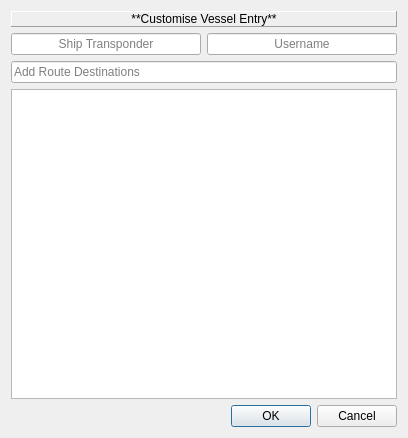
<?xml version="1.0" encoding="UTF-8"?>
<ui version="4.0">
 <class>Dialog</class>
 <widget class="QDialog" name="Dialog">
  <property name="geometry">
   <rect>
    <x>0</x>
    <y>0</y>
    <width>408</width>
    <height>438</height>
   </rect>
  </property>
  <property name="windowTitle">
   <string>Customise Ship Entry</string>
  </property>
  <property name="layoutDirection">
   <enum>Qt::LayoutDirection::LeftToRight</enum>
  </property>
  <layout class="QVBoxLayout" name="verticalLayout">
   <item>
    <widget class="QLabel" name="dialogDescriptorLabel">
     <property name="sizePolicy">
      <sizepolicy hsizetype="MinimumExpanding" vsizetype="Minimum">
       <horstretch>0</horstretch>
       <verstretch>0</verstretch>
      </sizepolicy>
     </property>
     <property name="layoutDirection">
      <enum>Qt::LayoutDirection::LeftToRight</enum>
     </property>
     <property name="frameShape">
      <enum>QFrame::Shape::Panel</enum>
     </property>
     <property name="frameShadow">
      <enum>QFrame::Shadow::Raised</enum>
     </property>
     <property name="lineWidth">
      <number>1</number>
     </property>
     <property name="midLineWidth">
      <number>0</number>
     </property>
     <property name="text">
      <string>**Customise Vessel Entry**</string>
     </property>
     <property name="textFormat">
      <enum>Qt::TextFormat::MarkdownText</enum>
     </property>
     <property name="scaledContents">
      <bool>false</bool>
     </property>
     <property name="alignment">
      <set>Qt::AlignmentFlag::AlignCenter</set>
     </property>
     <property name="textInteractionFlags">
      <set>Qt::TextInteractionFlag::NoTextInteraction</set>
     </property>
    </widget>
   </item>
   <item>
    <widget class="QWidget" name="lineEditContainer" native="true">
     <property name="sizePolicy">
      <sizepolicy hsizetype="MinimumExpanding" vsizetype="Maximum">
       <horstretch>0</horstretch>
       <verstretch>0</verstretch>
      </sizepolicy>
     </property>
     <layout class="QHBoxLayout" name="horizontalLayout">
      <property name="spacing">
       <number>6</number>
      </property>
      <property name="leftMargin">
       <number>0</number>
      </property>
      <property name="topMargin">
       <number>0</number>
      </property>
      <property name="rightMargin">
       <number>0</number>
      </property>
      <property name="bottomMargin">
       <number>0</number>
      </property>
      <item>
       <widget class="QLineEdit" name="shipTransponderEdit">
        <property name="minimumSize">
         <size>
          <width>190</width>
          <height>0</height>
         </size>
        </property>
        <property name="toolTip">
         <string>A ship's Transponder (aka Registration) is a series of characters in the form AVI-XXXXX</string>
        </property>
        <property name="maxLength">
         <number>9</number>
        </property>
        <property name="frame">
         <bool>true</bool>
        </property>
        <property name="alignment">
         <set>Qt::AlignmentFlag::AlignCenter</set>
        </property>
        <property name="placeholderText">
         <string>Ship Transponder</string>
        </property>
       </widget>
      </item>
      <item>
       <widget class="QLineEdit" name="shipUsernameEdit">
        <property name="minimumSize">
         <size>
          <width>190</width>
          <height>0</height>
         </size>
        </property>
        <property name="toolTip">
         <string>The Username of the account that Owns the Ship</string>
        </property>
        <property name="alignment">
         <set>Qt::AlignmentFlag::AlignCenter</set>
        </property>
        <property name="placeholderText">
         <string>Username</string>
        </property>
       </widget>
      </item>
     </layout>
    </widget>
   </item>
   <item>
    <widget class="QWidget" name="routeEditContainer" native="true">
     <property name="sizePolicy">
      <sizepolicy hsizetype="MinimumExpanding" vsizetype="MinimumExpanding">
       <horstretch>0</horstretch>
       <verstretch>0</verstretch>
      </sizepolicy>
     </property>
     <layout class="QVBoxLayout" name="verticalLayout_2">
      <property name="leftMargin">
       <number>0</number>
      </property>
      <property name="topMargin">
       <number>0</number>
      </property>
      <property name="rightMargin">
       <number>0</number>
      </property>
      <property name="bottomMargin">
       <number>0</number>
      </property>
      <item>
       <widget class="QLineEdit" name="routeAddBox">
        <property name="toolTipDuration">
         <number>-1</number>
        </property>
        <property name="placeholderText">
         <string>Add Route Destinations</string>
        </property>
       </widget>
      </item>
      <item>
       <widget class="QListWidget" name="routeList">
        <property name="acceptDrops">
         <bool>true</bool>
        </property>
        <property name="toolTip">
         <string>Current destinations (In order) in the ship's route. Routes are assumed loops.</string>
        </property>
        <property name="horizontalScrollBarPolicy">
         <enum>Qt::ScrollBarPolicy::ScrollBarAlwaysOff</enum>
        </property>
        <property name="editTriggers">
         <set>QAbstractItemView::EditTrigger::NoEditTriggers</set>
        </property>
        <property name="tabKeyNavigation">
         <bool>true</bool>
        </property>
        <property name="dragEnabled">
         <bool>true</bool>
        </property>
        <property name="dragDropMode">
         <enum>QAbstractItemView::DragDropMode::InternalMove</enum>
        </property>
        <property name="defaultDropAction">
         <enum>Qt::DropAction::MoveAction</enum>
        </property>
       </widget>
      </item>
     </layout>
    </widget>
   </item>
   <item>
    <widget class="QDialogButtonBox" name="buttonBox">
     <property name="sizePolicy">
      <sizepolicy hsizetype="MinimumExpanding" vsizetype="Maximum">
       <horstretch>0</horstretch>
       <verstretch>0</verstretch>
      </sizepolicy>
     </property>
     <property name="layoutDirection">
      <enum>Qt::LayoutDirection::LeftToRight</enum>
     </property>
     <property name="orientation">
      <enum>Qt::Orientation::Horizontal</enum>
     </property>
     <property name="standardButtons">
      <set>QDialogButtonBox::StandardButton::Cancel|QDialogButtonBox::StandardButton::Ok</set>
     </property>
     <property name="centerButtons">
      <bool>false</bool>
     </property>
    </widget>
   </item>
  </layout>
 </widget>
 <resources/>
 <connections>
  <connection>
   <sender>buttonBox</sender>
   <signal>accepted()</signal>
   <receiver>Dialog</receiver>
   <slot>accept()</slot>
   <hints>
    <hint type="sourcelabel">
     <x>248</x>
     <y>254</y>
    </hint>
    <hint type="destinationlabel">
     <x>157</x>
     <y>274</y>
    </hint>
   </hints>
  </connection>
  <connection>
   <sender>buttonBox</sender>
   <signal>rejected()</signal>
   <receiver>Dialog</receiver>
   <slot>reject()</slot>
   <hints>
    <hint type="sourcelabel">
     <x>316</x>
     <y>260</y>
    </hint>
    <hint type="destinationlabel">
     <x>286</x>
     <y>274</y>
    </hint>
   </hints>
  </connection>
 </connections>
</ui>
